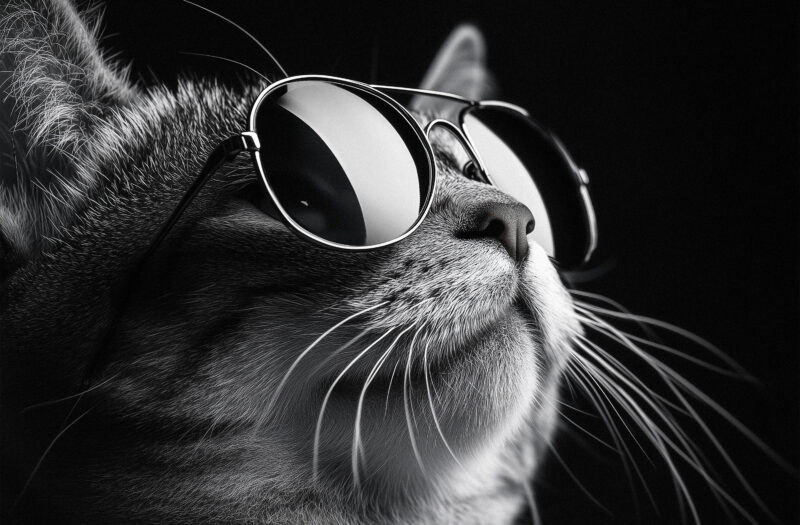
#> input picture LAB_7/cat.jpg, 800 x 525 px, found by its file name
$ python Translation.py
#> lines starting #> are read from the running program, lines starting #| are printed output that depends on the picture
import cv2
import numpy as np

# Load the image
image = cv2.imread('LAB_7/cat.jpg')
#> image is the input picture: shape (525, 800, 3); mean B, G, R 51.3, 50.8, 50.6

# Get the dimensions of the image
(h, w) = image.shape[:2]
#> h = 525; w = 800

# Define the center of the image
center = (w // 2, h // 2)
#> center = (400, 262)

# Rotation
angle = 45  # Rotate by 45 degrees
scale = 1.0  # No scaling during rotation
rotation_matrix = cv2.getRotationMatrix2D(center, angle, scale)
rotated_image = cv2.warpAffine(image, rotation_matrix, (w, h))
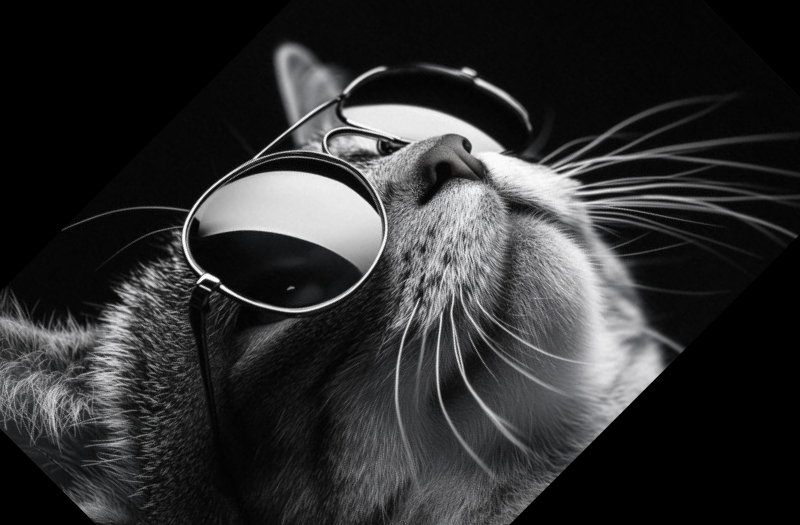
#> rotated_image: shape (525, 800, 3); mean B, G, R 47.7, 47.2, 47

# Scaling
scale_x = 1.5  # Scale by 1.5 times along the x-axis
scale_y = 1.5  # Scale by 1.5 times along the y-axis
scaled_image = cv2.resize(image, None, fx=scale_x, fy=scale_y, interpolation=cv2.INTER_LINEAR)

# Translation
tx = 100  # Translate by 100 pixels along the x-axis
ty = 50  # Translate by 50 pixels along the y-axis
translation_matrix = np.float32([[1, 0, tx], [0, 1, ty]])
translated_image = cv2.warpAffine(image, translation_matrix, (w, h))
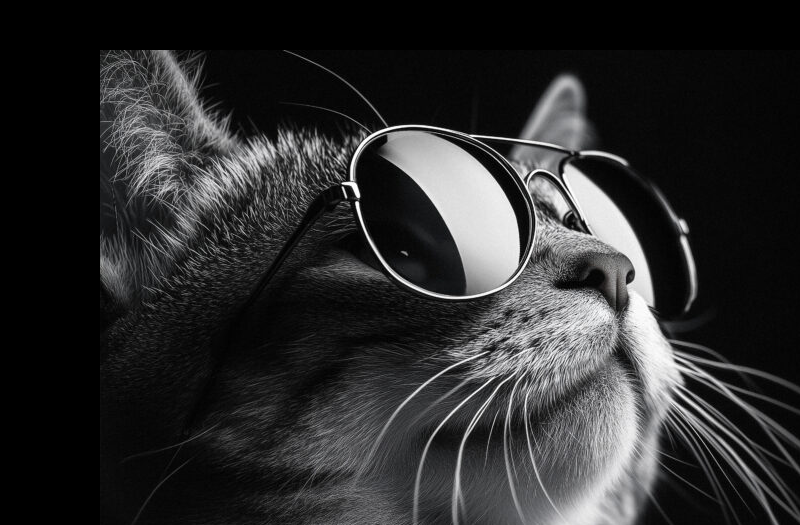
#> translated_image: shape (525, 800, 3); mean B, G, R 45.5, 45.1, 45

# Display the results
cv2.imshow('Original Image', image)
cv2.imshow('Rotated Image', rotated_image)
cv2.imshow('Scaled Image', scaled_image)
cv2.imshow('Translated Image', translated_image)
cv2.waitKey(0)
cv2.destroyAllWindows()
